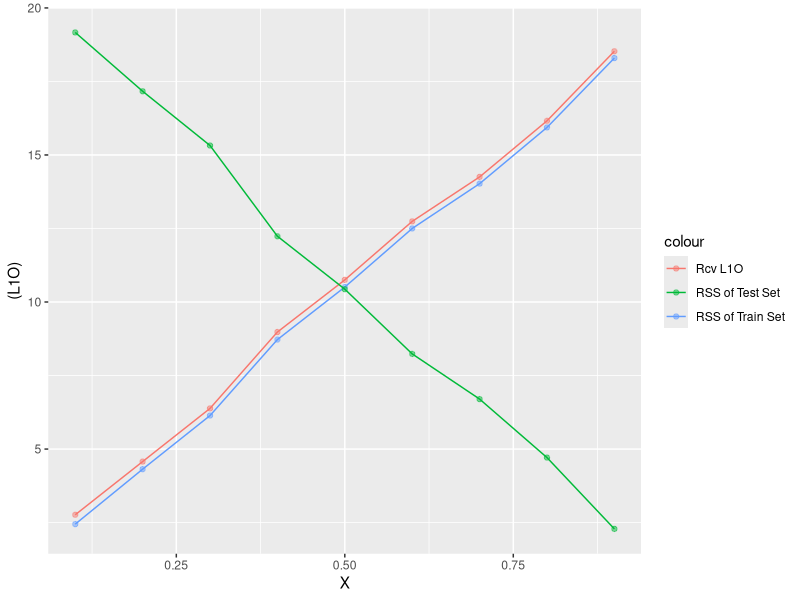
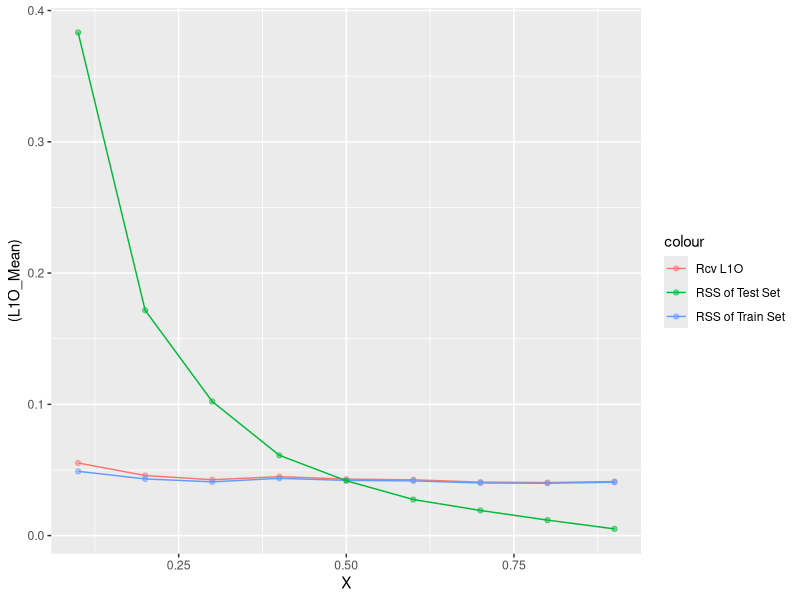

Recreate these plots in R, in order.
if (!'ggplot2' %in% rownames(installed.packages())) {install.packages('ggplot2')}
library('ggplot2')
if (!'gridExtra' %in% rownames(installed.packages())) {install.packages('gridExtra')}
library('gridExtra')
if (!'reshape2' %in% rownames(installed.packages())) {install.packages('reshape2')}
library('reshape2')

# delete old data
rm(list = ls())
set.seed(9231066)

# functions
measure <- function(y, y.hat, complexity) {
    stats <- list()
    
    mean.tmp <- mean(y)
    
    stats[['residuals']] <- y - y.hat
    stats[['rss']] <- sum(stats$residuals ^ 2)
    stats[['sigma2']] <- sum(stats$residuals ^ 2) / nrow(y)
    stats[['UnbiasedSigma2']] <- sum(stats$residuals ^ 2) / (nrow(y) - complexity)
    stats[['r2']] <- 1 - stats$rss / sum((y - mean.tmp) ^ 2)
    stats[['ll']] <- -0.5 * nrow(y) * (log(2*pi) + 1 + log(stats$rss / nrow(y)))
    stats[['AIC']] <- -2 * stats$ll + ((complexity + 1) * 2)
    stats[['BIC']] <- -2 * stats$ll + ((complexity + 1) * log(nrow(y)))
    
    stats
}

# linear model
myLM.predict <- function(model, X) {
    X <- cbind(
        matrix(1, nrow = nrow(X), ncol = 1),
        X
    )
    
    X %*% model$beta
}

myLM.train <- function(X.train, y.train, X.test, y.test) {
    X.train <- cbind(
        matrix(1, nrow = nrow(X.train), ncol = 1),
        X.train
    )
    if (is.null(colnames(X.train))) {
        colnames(X.train) <- c('(Intercept)', 'First Feature')
    }
    colnames(X.train)[1] <- '(Intercept)'
    
    model <- list()
    model[['beta']] <- solve(t(X.train) %*% X.train) %*% t(X.train) %*% y.train
    
    model[['train']] <- measure(y = y.train,
                                y.hat = X.train %*% model$beta,
                                complexity = nrow(model$beta))
    model[['test']] <- measure(y = y.test,
                               y.hat = myLM.predict(model, X.test),
                               complexity = nrow(model$beta))
    
    model[['CovMat']] <- model$train$UnbiasedSigma2 * solve(t(X.train) %*% X.train)
    
    Xs <- data.matrix(X.train)
    U <- Xs %*% solve(t(Xs) %*% Xs) %*% t(Xs)
    model[['L1O']] <- sum(model$train$residuals ^ 2 / (1 - diag(U)))
    
    model
}

# Rcv
cv.l1o.n <- function(train, test, feature.columns) {
    r.cv.n <- 0
    for (i in 1:nrow(train)) {
        m <- myLM.train(data.matrix(train[-i, feature.columns]),
                        data.matrix(train[-i, 'V9']),
                        data.matrix(test[, feature.columns]),
                        data.matrix(test[, 'V9']))
        y.hat <- myLM.predict(m, data.matrix(train[i, feature.columns]))
        r.cv.n <- r.cv.n + (train[i, 'V9'] - y.hat) ^ 2
    }
    
    r.cv.n
}

# base function
printAnalysis <- function(model, variables) {
    print(sprintf('Model %s:', variables))
    print(sprintf('   Rcv(L1O): %0.4f', model$L1O))
    print(sprintf('   Train:'))
    print(sprintf('      Residual Sum of Squares: %0.4f', model$train$rss))
    print(sprintf('      R Squared: %0.4f', model$train$r2))
    print(sprintf('      AIC: %0.4f', model$train$AIC))
    print(sprintf('      BIC: %0.4f', model$train$BIC))
    print(sprintf('   Test:'))
    print(sprintf('      Residual Sum of Squares: %0.4f', model$test$rss))
    print(sprintf('      R Squared: %0.4f', model$test$r2))
    print(sprintf('      AIC: %0.4f', model$test$AIC))
    print(sprintf('      BIC: %0.4f', model$test$BIC))
}

addOthersAndAnalyze <- function(data.train, data.test, fixedColumns) {
    models <- list()
    fixedColumns.text <- c()
    for (i in fixedColumns) {
        fixedColumns.text <- c(fixedColumns.text, sprintf('V%d', i))
    }
    for (i in 1:8) {
        if (i %in% fixedColumns) next
        
        models[[i]] <- list()
        
        x <- sprintf('V%d', i)
        models[[i]] <- myLM.train(data.matrix(data.train[, c(fixedColumns.text, x)]),
                                  data.matrix(data.train[, c('V9')]),
                                  data.matrix(data.test[, c(fixedColumns.text, x)]),
                                  data.matrix(data.test[, c('V9')]))
        
        printAnalysis(models[[i]], sprintf('%s and %d', paste(fixedColumns[i], collapse = ", "), i))
    }
    
    models
}

removeOneAndAnalyze <- function(data.train, data.test, allColumns) {
    models <- list()
    allColumns.text <- c()
    for (i in allColumns) {
        allColumns.text <- c(allColumns.text, sprintf('V%d', i))
    }
    for (i in 1:length(allColumns)) {
        models[[allColumns.text[[i]]]] <- list()
        currentColumns.text <- allColumns.text[-i]
        
        models[[allColumns.text[[i]]]] <- myLM.train(data.matrix(data.train[, currentColumns.text]),
                                                     data.matrix(data.train[, c('V9')]),
                                                     data.matrix(data.test[, currentColumns.text]),
                                                     data.matrix(data.test[, c('V9')]))
        
        printAnalysis(models[[allColumns.text[[i]]]], sprintf('%s', paste(currentColumns.text, collapse = ", ")))
    }
    
    models
}

# read and split data
data <- read.csv('data/Dataset1.csv', header = FALSE)
train <- data[1:400,]
test <- data[401:500,]

# a) scatter plots
plot.a.1 <- ggplot(data, aes(x = V1, y = V9))
plot.a.1 <- plot.a.1 + geom_point(color = '#56B4E9')
# plot.a.1 <- plot.a.1 + geom_smooth(method = 'lm', color = 'red')

plot.a.2 <- ggplot(data, aes(x = V2, y = V9))
plot.a.2 <- plot.a.2 + geom_point(color = '#56B4E9')
# plot.a.2 <- plot.a.2 + geom_smooth(method = 'lm', color = 'red')

plot.a.3 <- ggplot(data, aes(x = V3, y = V9))
plot.a.3 <- plot.a.3 + geom_point(color = '#56B4E9')
# plot.a.3 <- plot.a.3 + geom_smooth(method = 'lm', color = 'red')

plot.a.4 <- ggplot(data, aes(x = V4, y = V9))
plot.a.4 <- plot.a.4 + geom_point(color = '#56B4E9')
# plot.a.4 <- plot.a.4 + geom_smooth(method = 'lm', color = 'red')

plot.a.5 <- ggplot(data, aes(x = V5, y = V9))
plot.a.5 <- plot.a.5 + geom_point(color = '#56B4E9')
# plot.a.5 <- plot.a.5 + geom_smooth(method = 'lm', color = 'red')

plot.a.6 <- ggplot(data, aes(x = V6, y = V9))
plot.a.6 <- plot.a.6 + geom_point(color = '#56B4E9')
# plot.a.6 <- plot.a.6 + geom_smooth(method = 'lm', color = 'red')

plot.a.7 <- ggplot(data, aes(x = V7, y = V9))
plot.a.7 <- plot.a.7 + geom_point(color = '#56B4E9')
# plot.a.7 <- plot.a.7 + geom_smooth(method = 'lm', color = 'red')

plot.a.8 <- ggplot(data, aes(x = V8, y = V9))
plot.a.8 <- plot.a.8 + geom_point(color = '#56B4E9')
# plot.a.8 <- plot.a.8 + geom_smooth(method = 'lm', color = 'red')

# grid.arrange(plot.a.1, plot.a.2, plot.a.3, plot.a.4, plot.a.5, plot.a.6, plot.a.7, plot.a.8, nrow = 2, ncol = 4)

cormat <- cor(data)
cormat[lower.tri(cormat)] <- NA
melted_cormat <- melt(cormat, na.rm = TRUE)
plot.cor <- ggplot(data = melted_cormat, aes(Var2, Var1, fill = value))
plot.cor <- plot.cor + geom_tile(color = "white")
plot.cor <- plot.cor + scale_fill_gradient2(
    low = "blue",
    mid = "white",
    high = "red",
    midpoint = 0,
    limit = c(-1,1),
    space = "Lab",
    name = "Pearson\nCorrelation")
plot.cor <- plot.cor + theme_minimal()
plot.cor <- plot.cor + theme(axis.text.x = element_text(angle = 45, vjust = 1, size = 12, hjust = 1))
plot.cor <- plot.cor + coord_fixed()
plot.cor <- plot.cor + geom_text(aes(Var2, Var1, label = round(value, 2)), color = "black", size = 4)
plot.cor <- plot.cor + theme(
    axis.title.x = element_blank(),
    axis.title.y = element_blank(),
    panel.grid.major = element_blank(),
    panel.border = element_blank(),
    panel.background = element_blank(),
    axis.ticks = element_blank(),
    legend.justification = c(1, 0),
    legend.position = c(0.4, 0.7),
    legend.direction = "horizontal")
plot.cor <- plot.cor + guides(fill = guide_colorbar(barwidth = 12, barheight = 2, title.position = "top", title.hjust = 0.5))
# show(plot.cor)

# b) simple least squares
print("|========================================|")
print("|                                        |")
print("|>>>>> Part B: Select First Feature <<<<<|")
print("|                                        |")
print("|________________________________________|")

models <- list()
for (i in 1:8) {
    models[[i]] <- list()
    
    x <- sprintf('V%d', i)
    models[[i]]$d <- data.frame(X = train[[x]], Y = train[['V9']])
    models[[i]]$t <- data.frame(X = test[[x]], Y = test[['V9']])
    
    models[[i]]$slope <- list()
    models[[i]]$intercept <- list()
    models[[i]]$slope$estimate <- cov(models[[i]]$d$X, models[[i]]$d$Y) / var(models[[i]]$d$X)
    models[[i]]$intercept$estimate <- mean(models[[i]]$d$Y) - models[[i]]$slope$estimate * mean(models[[i]]$d$X)
    models[[i]]$predictor <- function(x) {models[[i]]$intercept$estimate + models[[i]]$slope$estimate * x}
    
    models[[i]]$plot <- ggplot(data = models[[i]]$d, aes(x = X, y = Y))
    models[[i]]$plot <- models[[i]]$plot + geom_point(color = '#56B4E9')
    
    models[[i]]$train <- measure(data.matrix(models[[i]]$d$Y), data.matrix(models[[i]]$predictor(models[[i]]$d$X)), 2)
    models[[i]]$test <- measure(data.matrix(models[[i]]$t$Y), data.matrix(models[[i]]$predictor(models[[i]]$t$X)), 2)
    
    m <- mean(models[[i]]$d$X)
    models[[i]]$slope$sd <- sqrt(models[[i]]$train$sigma2 / sum((models[[i]]$d$X - m) ^ 2))
    models[[i]]$intercept$sd <- sqrt(models[[i]]$train$sigma2 / sum((models[[i]]$d$X - m) ^ 2)) * 
        sqrt(sum(models[[i]]$d$X ^ 2) / nrow(models[[i]]$d))
    
    
    print(sprintf('Model %d:', i))
    print(sprintf('   Model:'))
    print(sprintf('      Intercept Estimate: %0.4f', models[[i]]$intercept$estimate))
    print(sprintf('      Intercept Standard Deviation: %0.4f', models[[i]]$intercept$sd))
    print(sprintf('      Slope Estimate: %0.4f', models[[i]]$slope$estimate))
    print(sprintf('      Slope Standard Deviation: %0.4f', models[[i]]$slope$sd))
    print(sprintf('      Residual Variance: %0.4f', models[[i]]$train$sigma2))
    print(sprintf('   Train:'))
    print(sprintf('      Residual Sum of Squares: %0.4f', models[[i]]$train$rss))
    print(sprintf('      R Squared: %0.4f', models[[i]]$train$r2))
    print(sprintf('      AIC: %0.4f', models[[i]]$train$AIC))
    print(sprintf('   Test:'))
    print(sprintf('      Residual Sum of Squares: %0.4f', models[[i]]$test$rss))
    print(sprintf('      R Squared: %0.4f', models[[i]]$test$r2))
    print(sprintf('      AIC: %0.4f', models[[i]]$test$AIC))
}

m <- models
models <- list()
models$AIC <- list()
models$AIC[[1]] <- m

models$AIC[[1]][[1]]$predictor <- function(x) {models$AIC[[1]][[1]]$intercept$estimate + models$AIC[[1]][[1]]$slope$estimate * x}
models$AIC[[1]][[1]]$plot <- models$AIC[[1]][[1]]$plot + stat_function(fun = models$AIC[[1]][[1]]$predictor, color = 'red')
models$AIC[[1]][[2]]$predictor <- function(x) {models$AIC[[1]][[2]]$intercept$estimate + models$AIC[[1]][[2]]$slope$estimate * x}
models$AIC[[1]][[2]]$plot <- models$AIC[[1]][[2]]$plot + stat_function(fun = models$AIC[[1]][[2]]$predictor, color = 'red')
models$AIC[[1]][[3]]$predictor <- function(x) {models$AIC[[1]][[3]]$intercept$estimate + models$AIC[[1]][[3]]$slope$estimate * x}
models$AIC[[1]][[3]]$plot <- models$AIC[[1]][[3]]$plot + stat_function(fun = models$AIC[[1]][[3]]$predictor, color = 'red')
models$AIC[[1]][[4]]$predictor <- function(x) {models$AIC[[1]][[4]]$intercept$estimate + models$AIC[[1]][[4]]$slope$estimate * x}
models$AIC[[1]][[4]]$plot <- models$AIC[[1]][[4]]$plot + stat_function(fun = models$AIC[[1]][[4]]$predictor, color = 'red')
models$AIC[[1]][[5]]$predictor <- function(x) {models$AIC[[1]][[5]]$intercept$estimate + models$AIC[[1]][[5]]$slope$estimate * x}
models$AIC[[1]][[5]]$plot <- models$AIC[[1]][[5]]$plot + stat_function(fun = models$AIC[[1]][[5]]$predictor, color = 'red')
models$AIC[[1]][[6]]$predictor <- function(x) {models$AIC[[1]][[6]]$intercept$estimate + models$AIC[[1]][[6]]$slope$estimate * x}
models$AIC[[1]][[6]]$plot <- models$AIC[[1]][[6]]$plot + stat_function(fun = models$AIC[[1]][[6]]$predictor, color = 'red')
models$AIC[[1]][[7]]$predictor <- function(x) {models$AIC[[1]][[7]]$intercept$estimate + models$AIC[[1]][[7]]$slope$estimate * x}
models$AIC[[1]][[7]]$plot <- models$AIC[[1]][[7]]$plot + stat_function(fun = models$AIC[[1]][[7]]$predictor, color = 'red')
models$AIC[[1]][[8]]$predictor <- function(x) {models$AIC[[1]][[8]]$intercept$estimate + models$AIC[[1]][[8]]$slope$estimate * x}
models$AIC[[1]][[8]]$plot <- models$AIC[[1]][[8]]$plot + stat_function(fun = models$AIC[[1]][[8]]$predictor, color = 'red')

# grid.arrange(models$AIC[[1]][[1]]$plot,
#              models$AIC[[1]][[2]]$plot,
#              models$AIC[[1]][[3]]$plot,
#              models$AIC[[1]][[4]]$plot,
#              models$AIC[[1]][[5]]$plot,
#              models$AIC[[1]][[6]]$plot,
#              models$AIC[[1]][[7]]$plot,
#              models$AIC[[1]][[8]]$plot,
#              nrow = 2,
#              ncol = 4)

# c) second feature
print("")
print("|=========================================|")
print("|                                         |")
print("|>>>>> Part C: Select second Feature <<<<<|")
print("|                                         |")
print("|_________________________________________|")

models$AIC[[2]] <- addOthersAndAnalyze(train, test, c(4))

# d) third feature
print("")
print("|========================================|")
print("|                                        |")
print("|>>>>> Part D: Select Third Feature <<<<<|")
print("|                                        |")
print("|________________________________________|")

models$AIC[[3]] <- addOthersAndAnalyze(train, test, c(4, 8))

# d) fourth feature
print("")
print("|=========================================|")
print("|                                         |")
print("|>>>>> Part D: Select Fourth Feature <<<<<|")
print("|                                         |")
print("|_________________________________________|")

models$AIC[[4]] <- addOthersAndAnalyze(train, test, c(4, 8, 1))

# d) fifth feature
print("")
print("|========================================|")
print("|                                        |")
print("|>>>>> Part D: Select Fifth Feature <<<<<|")
print("|                                        |")
print("|________________________________________|")

models$AIC[[5]] <- addOthersAndAnalyze(train, test, c(4, 8, 1, 3))

# d) sixth feature
print("")
print("|========================================|")
print("|                                        |")
print("|>>>>> Part D: Select Sixth Feature <<<<<|")
print("|                                        |")
print("|________________________________________|")

models$AIC[[6]] <- addOthersAndAnalyze(train, test, c(4, 8, 1, 3, 5))

# d) seventh feature
print("")
print("|==========================================|")
print("|                                          |")
print("|>>>>> Part D: Select Seventh Feature <<<<<|")
print("|                                          |")
print("|__________________________________________|")

models$AIC[[7]] <- addOthersAndAnalyze(train, test, c(4, 8, 1, 3, 5, 7))

# d) eighth feature
print("")
print("|==========================================|")
print("|                                          |")
print("|>>>>> Part D: Analyze Eighth Feature <<<<<|")
print("|                                          |")
print("|__________________________________________|")

models$AIC[[8]] <- list()
models$AIC[[8]][[6]] <-  myLM.train(data.matrix(train[, c('V4', 'V8', 'V1', 'V3', 'V5', 'V7', 'V2', 'V6')]),
                                 data.matrix(train[, c('V9')]),
                                 data.matrix(test[, c('V4', 'V8', 'V1', 'V3', 'V5', 'V7', 'V2', 'V6')]),
                                 data.matrix(test[, c('V9')]))
printAnalysis(models$AIC[[8]][[6]], '4, 8, 1, 3, 5, 7, 2 and 6')

# d) plots
df.AIC <- data.frame(x = 1:8,
                     X = c(4, 8, 1, 3, 5, 7, 2, 6),
                     RSS_Train = c(models$AIC[[1]][[4]]$train$rss,
                                   models$AIC[[2]][[8]]$train$rss,
                                   models$AIC[[3]][[1]]$train$rss,
                                   models$AIC[[4]][[3]]$train$rss,
                                   models$AIC[[5]][[5]]$train$rss,
                                   models$AIC[[6]][[7]]$train$rss,
                                   models$AIC[[7]][[2]]$train$rss,
                                   models$AIC[[8]][[6]]$train$rss),
                     RSS_Test = c(models$AIC[[1]][[4]]$test$rss,
                                  models$AIC[[2]][[8]]$test$rss,
                                  models$AIC[[3]][[1]]$test$rss,
                                  models$AIC[[4]][[3]]$test$rss,
                                  models$AIC[[5]][[5]]$test$rss,
                                  models$AIC[[6]][[7]]$test$rss,
                                  models$AIC[[7]][[2]]$test$rss,
                                  models$AIC[[8]][[6]]$test$rss),
                     R2_Train = c(models$AIC[[1]][[4]]$train$r2,
                                  models$AIC[[2]][[8]]$train$r2,
                                  models$AIC[[3]][[1]]$train$r2,
                                  models$AIC[[4]][[3]]$train$r2,
                                  models$AIC[[5]][[5]]$train$r2,
                                  models$AIC[[6]][[7]]$train$r2,
                                  models$AIC[[7]][[2]]$train$r2,
                                  models$AIC[[8]][[6]]$train$r2),
                     R2_Test = c(models$AIC[[1]][[4]]$test$r2,
                                 models$AIC[[2]][[8]]$test$r2,
                                 models$AIC[[3]][[1]]$test$r2,
                                 models$AIC[[4]][[3]]$test$r2,
                                 models$AIC[[5]][[5]]$test$r2,
                                 models$AIC[[6]][[7]]$test$r2,
                                 models$AIC[[7]][[2]]$test$r2,
                                 models$AIC[[8]][[6]]$test$r2),
                     AIC_Train = c(models$AIC[[1]][[4]]$train$AIC,
                                   models$AIC[[2]][[8]]$train$AIC,
                                   models$AIC[[3]][[1]]$train$AIC,
                                   models$AIC[[4]][[3]]$train$AIC,
                                   models$AIC[[5]][[5]]$train$AIC,
                                   models$AIC[[6]][[7]]$train$AIC,
                                   models$AIC[[7]][[2]]$train$AIC,
                                   models$AIC[[8]][[6]]$train$AIC),
                     AIC_Test = c(models$AIC[[1]][[4]]$test$AIC,
                                  models$AIC[[2]][[8]]$test$AIC,
                                  models$AIC[[3]][[1]]$test$AIC,
                                  models$AIC[[4]][[3]]$test$AIC,
                                  models$AIC[[5]][[5]]$test$AIC,
                                  models$AIC[[6]][[7]]$test$AIC,
                                  models$AIC[[7]][[2]]$test$AIC,
                                  models$AIC[[8]][[6]]$test$AIC))

plot.AIC <- ggplot(data = df.AIC, aes(x = x))
plot.AIC <- plot.AIC + geom_line(aes(y = log(150 + AIC_Train), color = 'AIC of Train Set'))
plot.AIC <- plot.AIC + geom_point(aes(y = log(150 + AIC_Train), color = 'AIC of Train Set'), alpha = 0.5)
plot.AIC <- plot.AIC + geom_line(aes(y = log(150 + AIC_Test), color = 'AIC of Test Set'))
plot.AIC <- plot.AIC + geom_point(aes(y = log(150 + AIC_Test), color = 'AIC of Test Set'), alpha = 0.5)

plot.RSS <- ggplot(data = df.AIC, aes(x = x))
plot.RSS <- plot.RSS + geom_line(aes(y = log(RSS_Train), color = 'RSS of Train Set'))
plot.RSS <- plot.RSS + geom_point(aes(y = log(RSS_Train), color = 'RSS of Train Set'), alpha = 0.5)
plot.RSS <- plot.RSS + geom_line(aes(y = log(RSS_Test), color = 'RSS of Test Set'))
plot.RSS <- plot.RSS + geom_point(aes(y = log(RSS_Test), color = 'RSS of Test Set'), alpha = 0.5)

plot.R2 <- ggplot(data = df.AIC, aes(x = x))
plot.R2 <- plot.R2 + geom_line(aes(y = R2_Train, color = 'R2 of Train Set'))
plot.R2 <- plot.R2 + geom_point(aes(y = R2_Train, color = 'R2 of Train Set'), alpha = 0.5)
plot.R2 <- plot.R2 + geom_line(aes(y = R2_Test, color = 'R2 of Test Set'))
plot.R2 <- plot.R2 + geom_point(aes(y = R2_Test, color = 'R2 of Test Set'), alpha = 0.5)

# grid.arrange(plot.AIC, plot.RSS, plot.R2, ncol = 3)

# e) model selection using BIC
print("")
print("|===============================================|")
print("|                                               |")
print("|>>>>> Part E: Select First Feature by BIC <<<<<|")
print("|                                               |")
print("|_______________________________________________|")

models$BIC <- list()
models$BIC[[1]] <- addOthersAndAnalyze(train, test, c())

# e) model selection using BIC
print("")
print("|================================================|")
print("|                                                |")
print("|>>>>> Part E: Select Second Feature by BIC <<<<<|")
print("|                                                |")
print("|________________________________________________|")

models$BIC[[2]] <- addOthersAndAnalyze(train, test, c(4))

# e) model selection using BIC
print("")
print("|===============================================|")
print("|                                               |")
print("|>>>>> Part E: Select Third Feature by BIC <<<<<|")
print("|                                               |")
print("|_______________________________________________|")

models$BIC[[3]] <- addOthersAndAnalyze(train, test, c(4, 8))

# e) model selection using BIC
print("")
print("|================================================|")
print("|                                                |")
print("|>>>>> Part E: Select Fourth Feature by BIC <<<<<|")
print("|                                                |")
print("|________________________________________________|")

models$BIC[[4]] <- addOthersAndAnalyze(train, test, c(4, 8, 1))

# e) model selection using BIC
print("")
print("|===============================================|")
print("|                                               |")
print("|>>>>> Part E: Select Fifth Feature by BIC <<<<<|")
print("|                                               |")
print("|_______________________________________________|")

models$BIC[[5]] <- addOthersAndAnalyze(train, test, c(4, 8, 1, 3))

# e) model selection using BIC
print("")
print("|===============================================|")
print("|                                               |")
print("|>>>>> Part E: Select Sixth Feature by BIC <<<<<|")
print("|                                               |")
print("|_______________________________________________|")

models$BIC[[6]] <- addOthersAndAnalyze(train, test, c(4, 8, 1, 3, 5))

# e) model selection using BIC
print("")
print("|=================================================|")
print("|                                                 |")
print("|>>>>> Part E: Select Seventh Feature by BIC <<<<<|")
print("|                                                 |")
print("|_________________________________________________|")

models$BIC[[7]] <- addOthersAndAnalyze(train, test, c(4, 8, 1, 3, 5, 7))

# e) model selection using BIC
print("")
print("|================================================|")
print("|                                                |")
print("|>>>>> Part E: Select Eighth Feature by BIC <<<<<|")
print("|                                                |")
print("|________________________________________________|")

models$BIC[[8]] <- list()
models$BIC[[8]][[6]] <-  myLM.train(data.matrix(train[, c('V4', 'V8', 'V1', 'V3', 'V5', 'V7', 'V2', 'V6')]),
                                    data.matrix(train[, c('V9')]),
                                    data.matrix(test[, c('V4', 'V8', 'V1', 'V3', 'V5', 'V7', 'V2', 'V6')]),
                                    data.matrix(test[, c('V9')]))
printAnalysis(models$BIC[[8]][[6]], '4, 8, 1, 3, 5, 7, 2 and 6')

# e) plots
df.BIC <- data.frame(x = 1:8,
                     X = c(4, 8, 1, 3, 5, 7, 2, 6),
                     RSS_Train = c(models$BIC[[1]][[4]]$train$rss,
                                   models$BIC[[2]][[8]]$train$rss,
                                   models$BIC[[3]][[1]]$train$rss,
                                   models$BIC[[4]][[3]]$train$rss,
                                   models$BIC[[5]][[5]]$train$rss,
                                   models$BIC[[6]][[7]]$train$rss,
                                   models$BIC[[7]][[2]]$train$rss,
                                   models$BIC[[8]][[6]]$train$rss),
                     RSS_Test = c(models$BIC[[1]][[4]]$test$rss,
                                  models$BIC[[2]][[8]]$test$rss,
                                  models$BIC[[3]][[1]]$test$rss,
                                  models$BIC[[4]][[3]]$test$rss,
                                  models$BIC[[5]][[5]]$test$rss,
                                  models$BIC[[6]][[7]]$test$rss,
                                  models$BIC[[7]][[2]]$test$rss,
                                  models$BIC[[8]][[6]]$test$rss),
                     R2_Train = c(models$BIC[[1]][[4]]$train$r2,
                                  models$BIC[[2]][[8]]$train$r2,
                                  models$BIC[[3]][[1]]$train$r2,
                                  models$BIC[[4]][[3]]$train$r2,
                                  models$BIC[[5]][[5]]$train$r2,
                                  models$BIC[[6]][[7]]$train$r2,
                                  models$BIC[[7]][[2]]$train$r2,
                                  models$BIC[[8]][[6]]$train$r2),
                     R2_Test = c(models$BIC[[1]][[4]]$test$r2,
                                 models$BIC[[2]][[8]]$test$r2,
                                 models$BIC[[3]][[1]]$test$r2,
                                 models$BIC[[4]][[3]]$test$r2,
                                 models$BIC[[5]][[5]]$test$r2,
                                 models$BIC[[6]][[7]]$test$r2,
                                 models$BIC[[7]][[2]]$test$r2,
                                 models$BIC[[8]][[6]]$test$r2),
                     BIC_Train = c(models$BIC[[1]][[4]]$train$BIC,
                                   models$BIC[[2]][[8]]$train$BIC,
                                   models$BIC[[3]][[1]]$train$BIC,
                                   models$BIC[[4]][[3]]$train$BIC,
                                   models$BIC[[5]][[5]]$train$BIC,
                                   models$BIC[[6]][[7]]$train$BIC,
                                   models$BIC[[7]][[2]]$train$BIC,
                                   models$BIC[[8]][[6]]$train$BIC),
                     BIC_Test = c(models$BIC[[1]][[4]]$test$BIC,
                                  models$BIC[[2]][[8]]$test$BIC,
                                  models$BIC[[3]][[1]]$test$BIC,
                                  models$BIC[[4]][[3]]$test$BIC,
                                  models$BIC[[5]][[5]]$test$BIC,
                                  models$BIC[[6]][[7]]$test$BIC,
                                  models$BIC[[7]][[2]]$test$BIC,
                                  models$BIC[[8]][[6]]$test$BIC))

plot.BIC.BIC <- ggplot(data = df.BIC, aes(x = x))
plot.BIC.BIC <- plot.BIC.BIC + geom_line(aes(y = log(150 + BIC_Train), color = 'BIC of Train Set'))
plot.BIC.BIC <- plot.BIC.BIC + geom_point(aes(y = log(150 + BIC_Train), color = 'BIC of Train Set'), alpha = 0.5)
plot.BIC.BIC <- plot.BIC.BIC + geom_line(aes(y = log(150 + BIC_Test), color = 'BIC of Test Set'))
plot.BIC.BIC <- plot.BIC.BIC + geom_point(aes(y = log(150 + BIC_Test), color = 'BIC of Test Set'), alpha = 0.5)

plot.BIC.RSS <- ggplot(data = df.BIC, aes(x = x))
plot.BIC.RSS <- plot.BIC.RSS + geom_line(aes(y = log(RSS_Train), color = 'RSS of Train Set'))
plot.BIC.RSS <- plot.BIC.RSS + geom_point(aes(y = log(RSS_Train), color = 'RSS of Train Set'), alpha = 0.5)
plot.BIC.RSS <- plot.BIC.RSS + geom_line(aes(y = log(RSS_Test), color = 'RSS of Test Set'))
plot.BIC.RSS <- plot.BIC.RSS + geom_point(aes(y = log(RSS_Test), color = 'RSS of Test Set'), alpha = 0.5)

plot.BIC.R2 <- ggplot(data = df.BIC, aes(x = x))
plot.BIC.R2 <- plot.BIC.R2 + geom_line(aes(y = R2_Train, color = 'R2 of Train Set'))
plot.BIC.R2 <- plot.BIC.R2 + geom_point(aes(y = R2_Train, color = 'R2 of Train Set'), alpha = 0.5)
plot.BIC.R2 <- plot.BIC.R2 + geom_line(aes(y = R2_Test, color = 'R2 of Test Set'))
plot.BIC.R2 <- plot.BIC.R2 + geom_point(aes(y = R2_Test, color = 'R2 of Test Set'), alpha = 0.5)

# grid.arrange(plot.BIC.BIC, plot.BIC.RSS, plot.BIC.R2, ncol = 3)

df.AIC.BIC = data.frame(x = df.AIC$x,
                        X = df.AIC$X,
                        AIC_Train = df.AIC$AIC_Train,
                        AIC_Test = df.AIC$AIC_Test,
                        BIC_Train = df.BIC$BIC_Train,
                        BIC_Test = df.BIC$BIC_Test);
plot.AIC.BIC <- ggplot(data = df.AIC.BIC, aes(x = x))
plot.AIC.BIC <- plot.AIC.BIC + geom_line(aes(y = log(150 + AIC_Train), color = 'AIC of Train Set'))
plot.AIC.BIC <- plot.AIC.BIC + geom_point(aes(y = log(150 + AIC_Train), color = 'AIC of Train Set'), alpha = 0.5)
plot.AIC.BIC <- plot.AIC.BIC + geom_line(aes(y = log(150 + AIC_Test), color = 'AIC of Test Set'))
plot.AIC.BIC <- plot.AIC.BIC + geom_point(aes(y = log(150 + AIC_Test), color = 'AIC of Test Set'), alpha = 0.5)
plot.AIC.BIC <- plot.AIC.BIC + geom_line(aes(y = log(150 + BIC_Train), color = 'BIC of Train Set'))
plot.AIC.BIC <- plot.AIC.BIC + geom_point(aes(y = log(150 + BIC_Train), color = 'BIC of Train Set'), alpha = 0.5)
plot.AIC.BIC <- plot.AIC.BIC + geom_line(aes(y = log(150 + BIC_Test), color = 'BIC of Test Set'))
plot.AIC.BIC <- plot.AIC.BIC + geom_point(aes(y = log(150 + BIC_Test), color = 'BIC of Test Set'), alpha = 0.5)

# show(plot.AIC.BIC)

# f)
model <- models$AIC[[8]][[6]]
print(model$CovMat)
print(sprintf('Unbiased Sigma^2: %f', model$train$UnbiasedSigma2))
cnames <- colnames(model$CovMat)
for (i in 1:9) {
    print(sprintf('Beta(%-11s) = %10.5f ± %10.5f', cnames[i], model$beta[i], model$CovMat[i, i]))
}

feature.columns <- c()
for (i in 1:8) {
    feature.columns <- c(feature.columns, sprintf('V%d', i))
}

# r.cv.l1o.1 <- cv.l1o.n(train, test, feature.columns)

print('Rcv:')
print(sprintf('   1 training: %f', model$L1O))
# print(sprintf('   n training: %f', r.cv.l1o.1))

# g) model selection using L1O
print("")
print("|===============================================|")
print("|                                               |")
print("|>>>>> Part G: Remove First Feature by L1O <<<<<|")
print("|                                               |")
print("|_______________________________________________|")
models$L1O <- list()
models$L1O[[8]] <- removeOneAndAnalyze(train, test, c(1, 2, 3, 4, 5, 6, 7, 8))

# g) model selection using L1O
print("")
print("|================================================|")
print("|                                                |")
print("|>>>>> Part G: Remove Second Feature by L1O <<<<<|")
print("|                                                |")
print("|________________________________________________|")
models$L1O[[7]] <- removeOneAndAnalyze(train, test, c(1, 2, 3, 4, 5, 7, 8))

# g) model selection using L1O
print("")
print("|===============================================|")
print("|                                               |")
print("|>>>>> Part G: Remove Third Feature by L1O <<<<<|")
print("|                                               |")
print("|_______________________________________________|")
models$L1O[[6]] <- removeOneAndAnalyze(train, test, c(1, 3, 4, 5, 7, 8))

# g) model selection using L1O
print("")
print("|================================================|")
print("|                                                |")
print("|>>>>> Part G: Remove Fourth Feature by L1O <<<<<|")
print("|                                                |")
print("|________________________________________________|")
models$L1O[[5]] <- removeOneAndAnalyze(train, test, c(3, 4, 5, 7, 8))

# g) model selection using L1O
print("")
print("|===============================================|")
print("|                                               |")
print("|>>>>> Part G: Remove Fifth Feature by L1O <<<<<|")
print("|                                               |")
print("|_______________________________________________|")
models$L1O[[4]] <- removeOneAndAnalyze(train, test, c(3, 4, 7, 8))

# g) model selection using L1O
print("")
print("|===============================================|")
print("|                                               |")
print("|>>>>> Part G: Remove Sixth Feature by L1O <<<<<|")
print("|                                               |")
print("|_______________________________________________|")
models$L1O[[3]] <- removeOneAndAnalyze(train, test, c(4, 7, 8))

# g) model selection using L1O
print("")
print("|=================================================|")
print("|                                                 |")
print("|>>>>> Part G: Remove Seventh Feature by L1O <<<<<|")
print("|                                                 |")
print("|_________________________________________________|")
models$L1O[[2]] <- removeOneAndAnalyze(train, test, c(4, 8))

# g) plots
df.L1O <- data.frame(x = 1:7,
                     X = c(6, 2, 1, 5, 3, 7, 8),
                     L1O = c(models$L1O[[8]]$V6$L1O,
                             models$L1O[[7]]$V2$L1O,
                             models$L1O[[6]]$V1$L1O,
                             models$L1O[[5]]$V5$L1O,
                             models$L1O[[4]]$V3$L1O,
                             models$L1O[[3]]$V7$L1O,
                             models$L1O[[2]]$V8$L1O),
                     RSS_Train = c(models$L1O[[8]]$V6$train$rss,
                                   models$L1O[[7]]$V2$train$rss,
                                   models$L1O[[6]]$V1$train$rss,
                                   models$L1O[[5]]$V5$train$rss,
                                   models$L1O[[4]]$V3$train$rss,
                                   models$L1O[[3]]$V7$train$rss,
                                   models$L1O[[2]]$V8$train$rss),
                     RSS_Test = c(models$L1O[[8]]$V6$test$rss,
                                  models$L1O[[7]]$V2$test$rss,
                                  models$L1O[[6]]$V1$test$rss,
                                  models$L1O[[5]]$V5$test$rss,
                                  models$L1O[[4]]$V3$test$rss,
                                  models$L1O[[3]]$V7$test$rss,
                                  models$L1O[[2]]$V8$test$rss))

plot.L1O <- ggplot(data = df.L1O, aes(x = x))
plot.L1O <- plot.L1O + geom_line(aes(y = log(L1O), color = 'Rcv L1O'))
plot.L1O <- plot.L1O + geom_point(aes(y = log(L1O), color = 'Rcv L1O'), alpha = 0.5)
plot.L1O <- plot.L1O + geom_line(aes(y = log(RSS_Train), color = 'RSS of Train Set'))
plot.L1O <- plot.L1O + geom_point(aes(y = log(RSS_Train), color = 'RSS of Train Set'), alpha = 0.5)
plot.L1O <- plot.L1O + geom_line(aes(y = log(RSS_Test), color = 'RSS of Test Set'))
plot.L1O <- plot.L1O + geom_point(aes(y = log(RSS_Test), color = 'RSS of Test Set'), alpha = 0.5)
# show(plot.L1O)

# h) change test and train ratio
ratios <- seq(0.1, 0.9, 0.1)
models$Data <- list()
feature.columns <- c('V3', 'V4', 'V5', 'V7', 'V8')
shuffled.data <- data[sample(nrow(data)), c(feature.columns, 'V9')]
for (i in 1:length(ratios)) {
    ratio <- ratios[i]
    ratio.text <- sprintf('%.1f', ratio)
    models$Data[[ratio.text]] <- list()
    
    train <- shuffled.data[1:(nrow(data) * ratio),]
    test <- shuffled.data[(nrow(data) * ratio + 1):500,]
    
    models$Data[[ratio.text]] <- myLM.train(data.matrix(train[, feature.columns]),
                                            data.matrix(train[, c('V9')]),
                                            data.matrix(test[, feature.columns]),
                                            data.matrix(test[, c('V9')]))
}

df.ratio <- data.frame(x = c(1:9),
                       X = ratios,
                       L1O = c(
                           models$Data$`0.1`$L1O,
                           models$Data$`0.2`$L1O,
                           models$Data$`0.3`$L1O,
                           models$Data$`0.4`$L1O,
                           models$Data$`0.5`$L1O,
                           models$Data$`0.6`$L1O,
                           models$Data$`0.7`$L1O,
                           models$Data$`0.8`$L1O,
                           models$Data$`0.9`$L1O),
                       RSS_Train = c(
                           models$Data$`0.1`$train$rss,
                           models$Data$`0.2`$train$rss,
                           models$Data$`0.3`$train$rss,
                           models$Data$`0.4`$train$rss,
                           models$Data$`0.5`$train$rss,
                           models$Data$`0.6`$train$rss,
                           models$Data$`0.7`$train$rss,
                           models$Data$`0.8`$train$rss,
                           models$Data$`0.9`$train$rss),
                       RSS_Test = c(
                           models$Data$`0.1`$test$rss,
                           models$Data$`0.2`$test$rss,
                           models$Data$`0.3`$test$rss,
                           models$Data$`0.4`$test$rss,
                           models$Data$`0.5`$test$rss,
                           models$Data$`0.6`$test$rss,
                           models$Data$`0.7`$test$rss,
                           models$Data$`0.8`$test$rss,
                           models$Data$`0.9`$test$rss)
                       )
df.ratio$L1O_Mean <- df.ratio$L1O / (nrow(data) * ratios)
df.ratio$RSS_Train_Mean <- df.ratio$RSS_Train / (nrow(data) * ratios)
df.ratio$RSS_Test_Mean <- df.ratio$RSS_Test / (nrow(data) * ratios)

plot.ratio <- ggplot(data = df.ratio, aes(x = X))
plot.ratio <- plot.ratio + geom_line(aes(y = (L1O), color = 'Rcv L1O'))
plot.ratio <- plot.ratio + geom_point(aes(y = (L1O), color = 'Rcv L1O'), alpha = 0.5)
plot.ratio <- plot.ratio + geom_line(aes(y = (RSS_Train), color = 'RSS of Train Set'))
plot.ratio <- plot.ratio + geom_point(aes(y = (RSS_Train), color = 'RSS of Train Set'), alpha = 0.5)
plot.ratio <- plot.ratio + geom_line(aes(y = (RSS_Test), color = 'RSS of Test Set'))
plot.ratio <- plot.ratio + geom_point(aes(y = (RSS_Test), color = 'RSS of Test Set'), alpha = 0.5)
show(plot.ratio)

plot.ratio.mean <- ggplot(data = df.ratio, aes(x = X))
plot.ratio.mean <- plot.ratio.mean + geom_line(aes(y = (L1O_Mean), color = 'Rcv L1O'))
plot.ratio.mean <- plot.ratio.mean + geom_point(aes(y = (L1O_Mean), color = 'Rcv L1O'), alpha = 0.5)
plot.ratio.mean <- plot.ratio.mean + geom_line(aes(y = (RSS_Train_Mean), color = 'RSS of Train Set'))
plot.ratio.mean <- plot.ratio.mean + geom_point(aes(y = (RSS_Train_Mean), color = 'RSS of Train Set'), alpha = 0.5)
plot.ratio.mean <- plot.ratio.mean + geom_line(aes(y = (RSS_Test_Mean), color = 'RSS of Test Set'))
plot.ratio.mean <- plot.ratio.mean + geom_point(aes(y = (RSS_Test_Mean), color = 'RSS of Test Set'), alpha = 0.5)
show(plot.ratio.mean)
